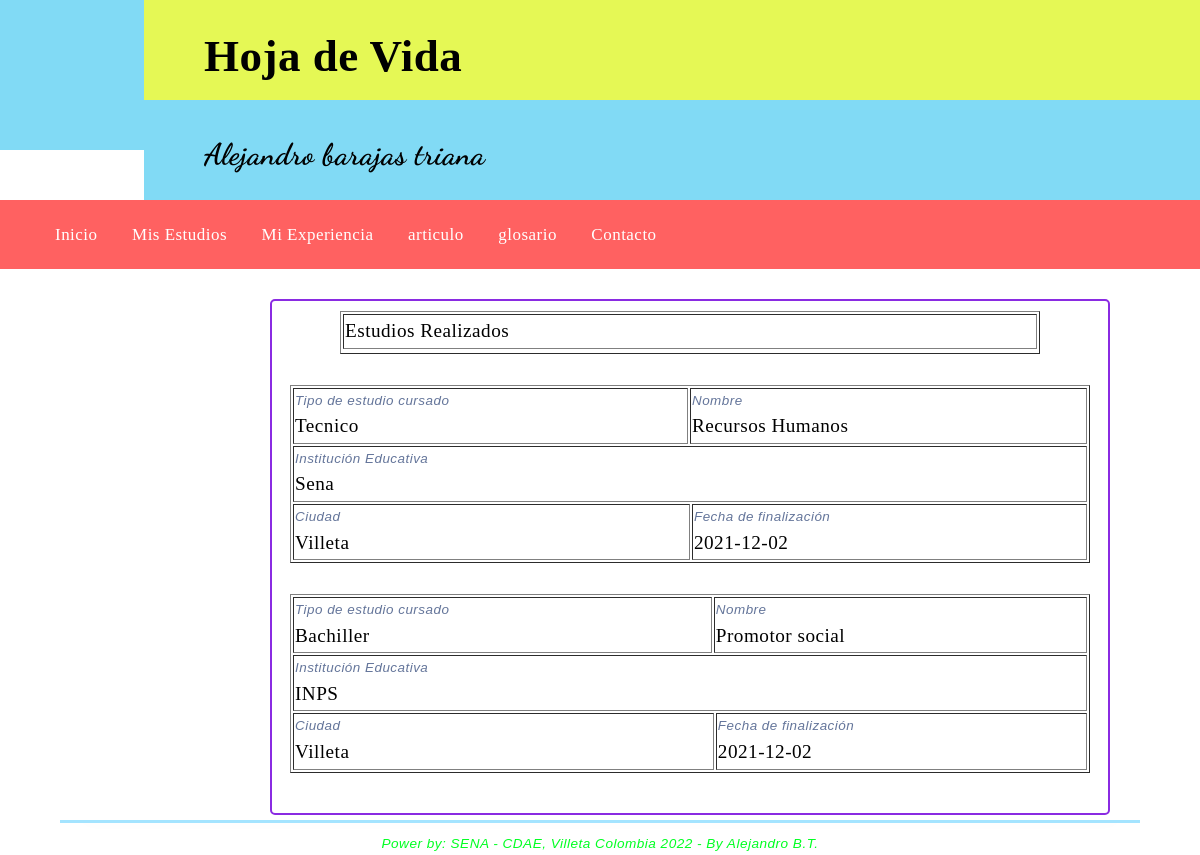
Page /misestudios.php on the committed database.
### tables this page shows
CREATE TABLE  estudios (
    id  			 int PRIMARY KEY NOT NULL AUTO_INCREMENT,
    tipo_estudio	 varchar (25) NOT NULL,
    nombre_estudio	 varchar (60) NOT NULL,    
	institucion_educ varchar (60) NOT NULL,
	ciudad			 varchar (40),
	fecha_graduacion DATE,
	cantidad_horas   int );

### misestudios.php (the view, shortened to what this page needs)
<!DOCTYPE html>
<html lang="es">
	<head>
	   <link rel="stylesheet" type="text/css" href="css/misestuidos.css">
	</head>
	<body>
<?php
    include("header.php");
    include("nav.php");
?>
    <main class="contenedor">
<?php
$LinkBD=Conectarse("localhost" , "root" , "root" , "web_personal_APRENDIZ");
$ScriptSQL = "SELECT * FROM estudios";
echo "<section class= 'sectionestu' >";
if ($DatosEstudio = mysqli_query($LinkBD, $ScriptSQL )) {
	echo "<table width='700' border='1' class='tablaestu' align='center'>";
	echo "<tr><td colspan='3' class='titulotabla'>Estudios Realizados</td></tr>";
	echo "<tr class='titulotabla'></tr></table>";
	echo "<br>";
	while($fila = mysqli_fetch_array($DatosEstudio)){
		if (is_null($fila['cantidad_horas'])) {
			$HorasColspan = "colspan='2'";
		}
		else {
			$Horas = $fila['cantidad_horas'];
			$HorasColspan = "";
		}
		echo "<table width='800' height:'200' border='1' class='tablaestu' align='center' >";
		echo "<tr >";
		echo "<td><div class='labelTab1'>Tipo de estudio cursado<br></div>" . $fila['tipo_estudio'] . "</td>";
		echo "<td colspan='2' ><div class='labelTab1'>Nombre<br></div>" . $fila['nombre_estudio'] . "</td>";
		echo "</tr>";
		echo "<td colspan='3' ><div class='labelTab1'>Institución Educativa<br></div>" . $fila['institucion_educ'] . "</td>";
		echo "<td $HorasColspan><div class='labelTab1'>Ciudad<br></div>" . $fila['ciudad'] . "</td>";
		echo "<td><div class='labelTab1'>Fecha de finalización<br></div>" . $fila['fecha_graduacion'] . "</td>";
		echo "</table><br>";
		}
		echo "</section>";
  }
  else {
    printf("Hubo errores al leer los datos");
  }
?>
	</main>
<?php
    include("footer.php");
?>
	</body>
</html>

### header.php (shortened to what this page needs)
  <link rel="stylesheet" type="text/css" href="css/style.css">
 <header>
   <figure>
	<img class="imahv" src="imagenes/foto_hv1.jpeg"
	alt="Foto HV"
	title="Foto">
   </figure>
<div id="titulo">
	<p>Hoja de Vida</p>
</div>
<div id="subtitulo">
	<p>Alejandro barajas triana</p>
</div>
 </header>

### nav.php (shortened to what this page needs)
 <link rel="stylesheet" type="text/css" href="css/style.css">
<nav>
	<ul>
		<li><a id="inicio"; href="index.php">Inicio</a></li>
		<li><a href="misestudios.php">Mis Estudios</a></li>
		<li><a href="miexperiencia.php">Mi Experiencia</a></li>
		<li><a href="articulo.php">articulo</a></li>
		<li><a href="glosario.php">glosario</a></li>
		<li><a href="contacto.php">Contacto</a></li>
	</ul>
</nav>

### footer.php (shortened to what this page needs)
 <link rel="stylesheet" type="text/css" href="css/style.css">
 <footer>
	Power by: SENA - CDAE, Villeta Colombia 2022 - By Alejandro B.T.
</footer>

### css/misestuidos.css (style rules this page uses)
body { background-image: url(../imagenes/fondomisestudios.jpg); width: 100%; height: 100%; font-family: sans-serif; letter-spacing: 0.03em; line-height: 1.6; font-family: 'Mukta', sans-serif; }
.tablaestu { background-color:white; align-items: center; }
.sectionestu { margin-top: 30px; margin-left: 270px; background-color:white; }

### css/style.css (style rules this page uses)
body { font-family: ur; background-image:url(../imagenes/fondo2.jpg); width: 100%; margin: 0 auto; }
figure { width:12%; height: 150px; display: flex; justify-content: center; align-items: center; background-color: #81DAF5; float: left; margin: 0; }
#titulo { width: 88%; height:100px; background: rgb(229, 248, 85); float: left; }
#subtitulo { width: 88%; height: 100px; background: #81DAF5; float: right; font-family: "DancingScript"; }
#titulo p { font-size: 45px; margin-top: 20px; margin-left: 60px; font-weight: bold; }
#subtitulo p { font-size: 30px; margin-left: 60px; font-weight: bold; }
nav { width: 100%; height: 100%; background: rgb(255, 97, 97); float: left; }
nav ul li { display: inline-block; margin: 5px 15px 5px 15px; }
nav ul li a { color:white; font-size:17px; text-decoration: none; transition: .3s; }
section, aside { display: inline-block; margin: 10px 5px 5px 5px; vertical-align: top; text-align: justify; }
section { width: 68%; background-color: rgb(43, 112, 89); border: 2px solid blueviolet; border-radius: 5px; font-size: 1.2em; text-align: justify; padding: 10px; }
.labelTab1 { text-align: left; font-family: sans-serif; font-style: italic; font-size: 0.7em; color: rgba(36, 59, 112, 0.705); }
footer { text-align: center; font-family: sans-serif; font-style: italic; font-size: 0.85em; color: rgb(0, 255, 34); }
.imahv { height:280px; width: 230px; }

### rows in the picture
estudios: tipo_estudio "Tecnico", nombre_estudio "Recursos Humanos", institucion_educ "Sena", ciudad "Villeta", fecha_graduacion "2021-12-02"
estudios: tipo_estudio "Bachiller", nombre_estudio "Promotor social", institucion_educ "INPS", ciudad "Villeta", fecha_graduacion "2021-12-02"
